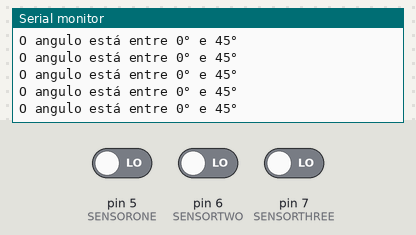
This sketch was run on a simulated Arduino Uno, built with avr-gcc and run on an emulated ATmega328P. Shown: the last lines printed to the serial monitor. The test bench sets the inputs (shaded band); at power-on: pin 5 (SENSORONE) LOW, pin 6 (SENSORTWO) LOW, pin 7 (SENSORTHREE) LOW.

Above: at 1.2 s.
1.3 s: pin 5 (SENSORONE) driven HIGH
At 2.0 s:
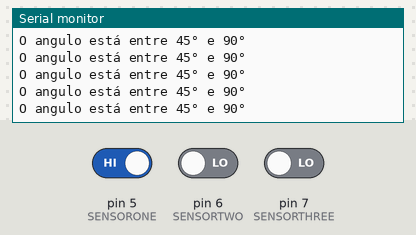
4.3 s: pin 6 (SENSORTWO) driven HIGH
At 5.3 s:
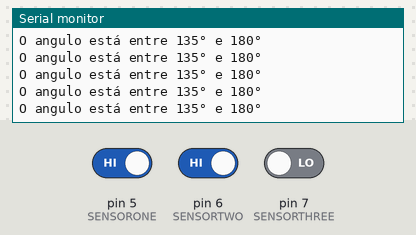
7.3 s: pin 5 (SENSORONE) driven LOW
At 7.9 s:
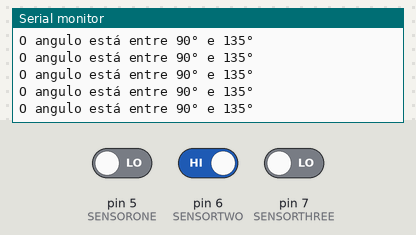
10.3 s: pin 7 (SENSORTHREE) driven HIGH
At 10.9 s:
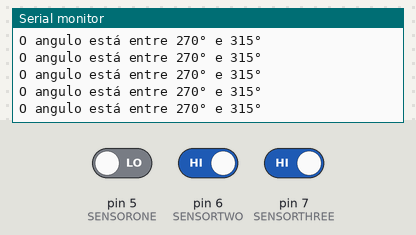
13.3 s: pin 6 (SENSORTWO) driven LOW
At 14.3 s:
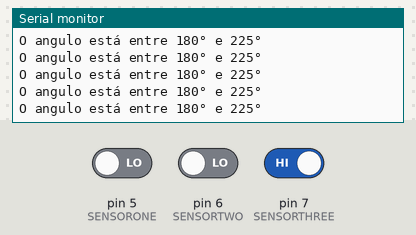
16.3 s: pin 5 (SENSORONE) driven HIGH and pin 7 (SENSORTHREE) driven LOW
At 17.0 s:
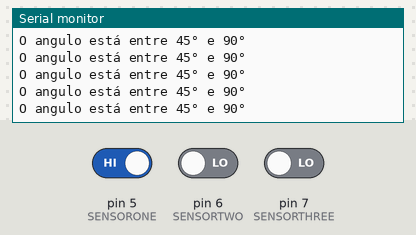
Timing chart, 0 to 19.3 s (numbered marks = the images above; inputs shaded):
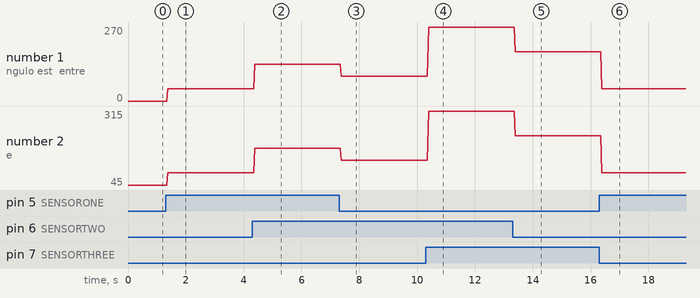

The sketch:

encoder-absoluto.ino
```cpp
#define ZEROSHIFT   0
#define ONESHIFT    1
#define TWOSHIFT    2

#define SENSORONE   5
#define SENSORTWO   6
#define SENSORTHREE 7


void setup() {

  Serial.begin(9600);
  pinMode(SENSORONE, INPUT);
  pinMode(SENSORTWO, INPUT);
  pinMode(SENSORTHREE, INPUT);

}

void loop() {

  int inputOne    = digitalRead(SENSORONE);
  int inputTwo    = digitalRead(SENSORTWO);
  int inputThree  = digitalRead(SENSORTHREE);

  int result      = (inputThree<<TWOSHIFT) | (inputTwo<<ONESHIFT) | (inputOne<<ZEROSHIFT);


  Serial.print("O angulo está entre ");
  Serial.print(result * 45);
  Serial.print("° e ");
  Serial.print((result + 1) * 45);
  Serial.println("°");

}
```

Measured:
- after the input at 1.3 s, the serial monitor: prints a new line after 0.07 s (image 1)
- after the input at 4.3 s, the serial monitor: prints a new line after 0.08 s (image 2)
- after the input at 7.3 s, the serial monitor: prints a new line after 0.07 s (image 3)
- after the input at 10.3 s, the serial monitor: prints a new line after 0.10 s (image 4)
- after the input at 13.3 s, the serial monitor: prints a new line after 0.09 s (image 5)
- after the input at 16.3 s, the serial monitor: prints a new line after 0.09 s (image 6)
- plotted number 1: 45 → 135 after the input at 4.3 s, 90 → 270 after the input at 10.3 s, 270 → 180 after the input at 13.3 s, 180 → 45 after the input at 16.3 s
- plotted number 2: 45 → 90 after the input at 1.3 s, 90 → 180 after the input at 4.3 s, 135 → 315 after the input at 10.3 s, 315 → 225 after the input at 13.3 s, 225 → 90 after the input at 16.3 s
